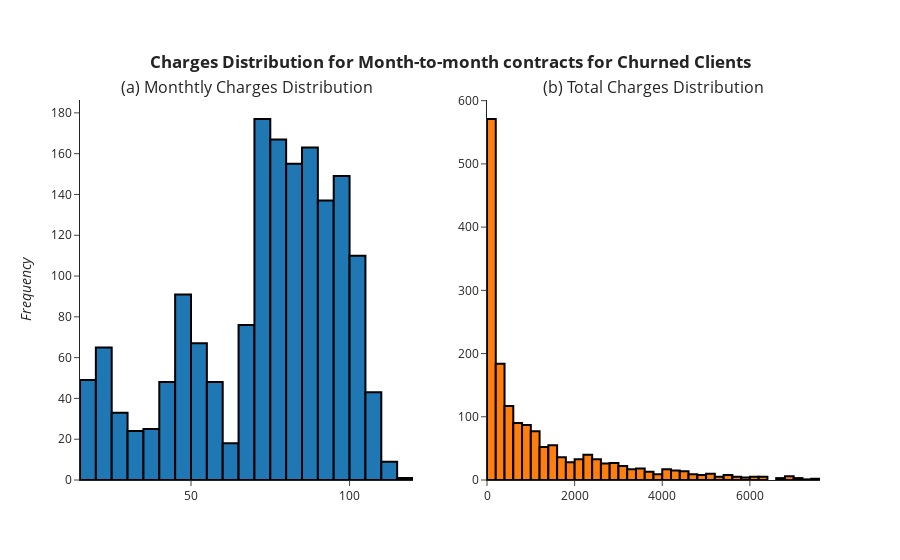

Write notebook code for a chart like this one.
### Markdown cell above
From the plots, can be said that many clients just got charged with a few values, principally for the Total Charges.<br>
On the following plots, the same features are analyzed, but for churned clients.

### Code cell
df_aux = dataset.query('(Contract == "Month-to-month") and (Churn == "Yes")')
histogram_subplot(df_aux, df_aux, "MonthlyCharges", "TotalCharges", 
                  "<b>Charges Distribution for Month-to-month contracts for Churned Clients</b>",
                  "(a) Monthtly Charges Distribution", "(b) Total Charges Distribution")

### Figure 1 — Plotly figure (JSON) as saved in the notebook; plotly's stock layout.template omitted (floating-point values rounded to 4 significant figures; data arrays with more than 128 entries replaced by an {"elided": "..."} marker saying what was removed)
{"data": [{"marker": {"line": {"color": "#000000", "width": 2}}, "showlegend": false, "type": "histogram", "x": {"elided": "1655 float values"}, "xaxis": "x", "yaxis": "y"}, {"marker": {"line": {"color": "#000000", "width": 2}}, "showlegend": false, "type": "histogram", "x": {"elided": "1655 float values"}, "xaxis": "x2", "yaxis": "y2"}], "layout": {"annotations": [{"font": {"size": 16}, "showarrow": false, "text": "(a) Monthtly Charges Distribution", "x": 0.225, "xanchor": "center", "xref": "paper", "y": 1, "yanchor": "bottom", "yref": "paper"}, {"font": {"size": 16}, "showarrow": false, "text": "(b) Total Charges Distribution", "x": 0.775, "xanchor": "center", "xref": "paper", "y": 1, "yanchor": "bottom", "yref": "paper"}], "autosize": false, "title": {"text": "<b>Charges Distribution for Month-to-month contracts for Churned Clients</b>", "x": 0.5, "xanchor": "center", "y": 0.9, "yanchor": "top"}, "xaxis": {"anchor": "y", "domain": [0, 0.45]}, "xaxis2": {"anchor": "y2", "domain": [0.55, 1]}, "yaxis": {"anchor": "x", "automargin": true, "domain": [0, 1], "title": {"text": "<i>Frequency</i>"}}, "yaxis2": {"anchor": "x2", "automargin": true, "domain": [0, 1]}}}
